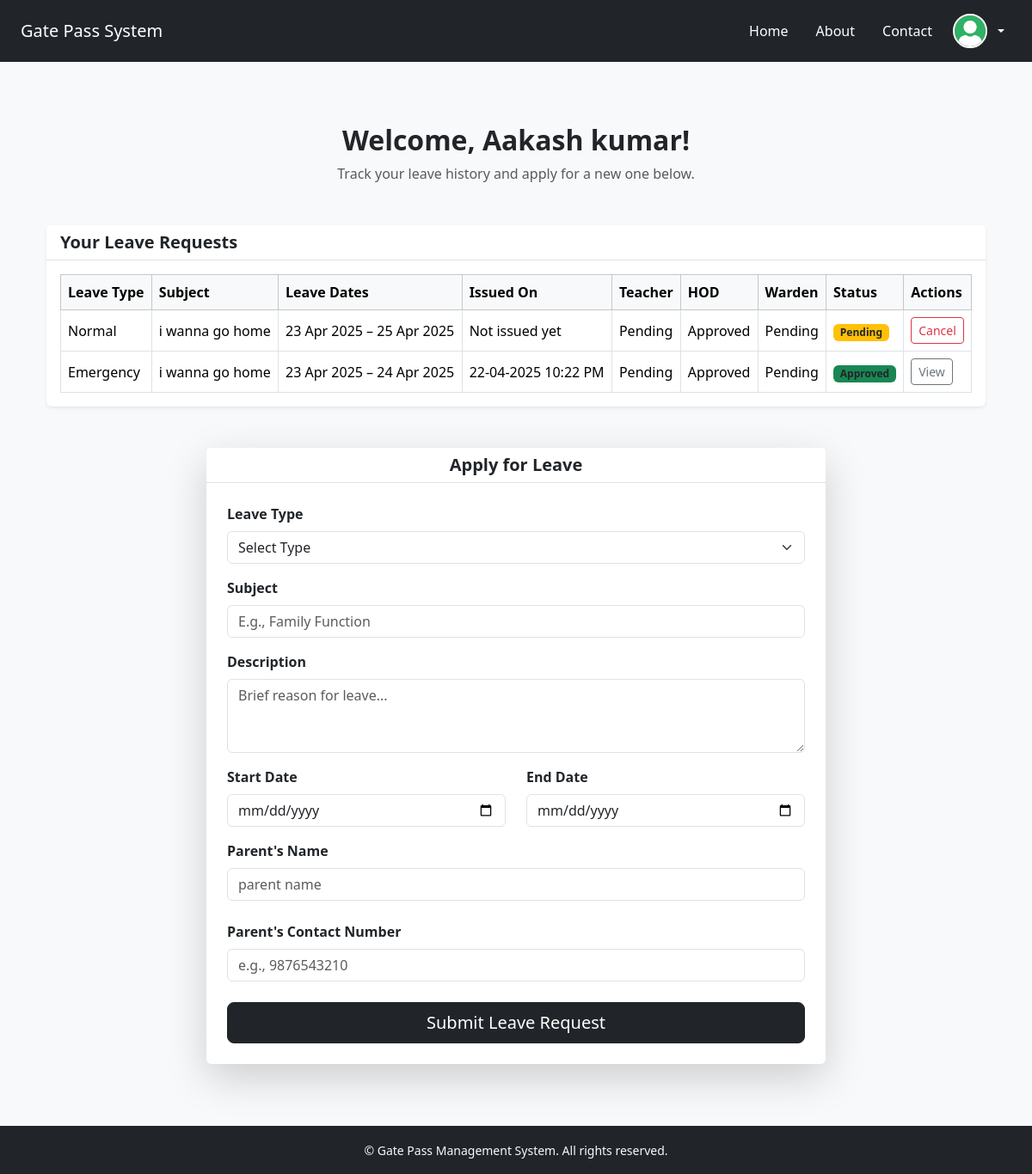
Page /student_dashboard (signed in) on the committed database.
### app/models.py (models this page shows)
class User(db.Model, UserMixin):
    id = db.Column(db.Integer, primary_key=True)
    username = db.Column(db.String(50), unique=True, nullable=False)
    email = db.Column(db.String(100), unique=True, nullable=False)
    password = db.Column(db.String(100), nullable=False)
    name = db.Column(db.String(100), nullable=False)
    dob = db.Column(db.Date)
    mobile = db.Column(db.String(15))
    usertype = db.Column(db.String(255))
    photo = db.Column(db.String(255))
    student_profile = db.relationship('Student', backref='user', uselist=False)
    faculty_profile = db.relationship('Faculty', backref='user', uselist=False)

class LeaveRequest(db.Model):
    id = db.Column(db.Integer, primary_key=True)
    student_id = db.Column(db.Integer, db.ForeignKey('student.id'), nullable=False)
    type = db.Column(db.String(50))  # e.g. Medical, Personal, etc.
    subject = db.Column(db.String(100))
    description = db.Column(db.Text)
    starting_date = db.Column(db.Date)
    ending_date = db.Column(db.Date)
    issue_date = db.Column(db.DateTime)
    parents_number = db.Column(db.String(15))
    parents_name = db.Column(db.String(100))
    approvedby_teacher = db.Column(db.String(100))
    approvedby_hod = db.Column(db.String(100))
    approvedby_warden = db.Column(db.String(100))
    final_status = db.Column(db.String(50))  # e.g. Pending, Approved, Rejected

### app/routes/student_routes.py (the view)
@stud_bp.route('/student_dashboard', methods=['GET'])
def student_dashboard():
    leave_requests = LeaveRequest.query.filter_by(student_id=current_user.student_profile.id).all()
    return render_template('dashboard/student_dashboard.html', leave_requests=leave_requests)

### app/__init__.py (called while the page is built)
@login_manager.user_loader
def load_user(user_id):
    return User.query.get(int(user_id))

### app/templates/dashboard/student_dashboard.html (shortened to what this page needs)
{% extends "base.html" %}
{% block content %}
<div class="container py-5">
  <div class="text-center mb-5">
    <h2 class="fw-bold">Welcome, {{ current_user.name }}!</h2>
    <p class="text-muted">Track your leave history and apply for a new one below.</p>
  </div>
  <div class="row justify-content-center mb-5">
    <div class="col-lg-12">
      <div class="card shadow-sm border-0">
        <div class="card-header bg-white border-bottom">
          <h5 class="mb-0 fw-semibold">Your Leave Requests</h5>
        </div>
        <div class="card-body p-3">
            {% if leave_requests %}
            <div class="table-responsive">
              <table class="table table-bordered table-hover align-middle mb-0">
                <thead class="table-light">
                  <tr>
                    <th>Leave Type</th>
                    <th>Subject</th>
                    <th>Leave Dates</th>
                    <th>Issued On</th>
                    <th>Teacher</th>
                    <th>HOD</th>
                    <th>Warden</th>
                    <th>Status</th>
                    <th>Actions</th>
                  </tr>
                </thead>
                <tbody>
                  {% for request in leave_requests %}
                  <tr>
                    <td>{{ request.type|capitalize }}</td>
                    <td>{{ request.subject }}</td>
                    <td>{{ request.starting_date.strftime('%d %b %Y') }} – {{ request.ending_date.strftime('%d %b %Y') }}</td>
                    {% if  request.issue_date %}
                      <td>{{ request.issue_date.strftime("%d-%m-%Y %I:%M %p") }} </td>
                    {% else %}
                      <td>Not issued yet</td>
                    {% endif %}
                    <td>{{ request.approvedby_teacher or "Not yet" }} </td>
                    <td>{{ request.approvedby_hod or "Not yet" }}</td>
                    <td>{{ request.approvedby_warden or "Not yet" }}</td>
                    <td>
                      {% if request.final_status.lower() == "approved" %}
                      <span class="badge bg-success text-dark">{{request.final_status}}</span>
                      {% elif request.final_status.lower() == "rejected"  %}
                      <span class="badge bg-danger text-dark">{{request.final_status}}</span>
                      {% else %}
                      <span class="badge bg-warning text-dark">{{request.final_status}}</span>
                      {% endif %}
                    </td>
                    <td>
                        {% if request.final_status == 'Pending' %}
                          <form action="{{ url_for('stud.cancel_leave', leave_id=request.id) }}" method="POST" style="display:inline;">
                            <button type="submit" class="btn btn-outline-danger btn-sm" onclick="return confirm('Are you sure you want to cancel this leave request?');">Cancel</button>
                          </form>
                        {% else %}
                          <a href="{{ url_for('stud.leave_req', leave_id=request.id) }}" class="btn btn-outline-secondary btn-sm">View</a>
                        {% endif %}
                      </td>
                  </tr>
                  {% endfor %}
                </tbody>
              </table>
            </div>
            {% else %}
              <p class="text-muted">You have not submitted any leave requests yet.</p>
            {% endif %}
          </div>
      </div>
    </div>
  </div>
  <div class="row justify-content-center">
    <div class="col-lg-8">
      <div class="card shadow-lg border-0">
        <div class="card-header bg-white border-bottom text-center">
          <h5 class="mb-0 fw-semibold">Apply for Leave</h5>
        </div>
        <div class="card-body p-4">
          <form method="POST" action="{{ url_for('stud.leave_req') }}">
            <div class="mb-3">
              <label class="form-label fw-semibold">Leave Type</label>
              <select name="leave_type" class="form-select" required>
                <option value="" disabled selected>Select Type</option>
              </select>
            </div>
            <div class="mb-3">
              <label class="form-label fw-semibold">Subject</label>
              <input type="text" name="subject" class="form-control" placeholder="E.g., Family Function" required>
            </div>
            <div class="mb-3">
              <label class="form-label fw-semibold">Description</label>
              <textarea name="description" class="form-control" rows="3" placeholder="Brief reason for leave..." required></textarea>
            </div>
            <div class="row">
              <div class="col-md-6 mb-3">
                <label class="form-label fw-semibold">Start Date</label>
                <input type="date" name="start_date" class="form-control" required>
              </div>
              <div class="col-md-6 mb-3">
                <label class="form-label fw-semibold">End Date</label>
                <input type="date" name="end_date" class="form-control" required>
              </div>
            </div>
                        <div class="mb-4">
                          <label class="form-label fw-semibold">Parent's Name</label>
                          <input type="tel" name="parent_name" class="form-control" placeholder="parent name" required>
                        </div>
            <div class="mb-4">
              <label class="form-label fw-semibold">Parent's Contact Number</label>
              <input type="tel" name="parent_contact" class="form-control" placeholder="e.g., 9876543210" required>
            </div>
            <div class="d-grid">
              <button type="submit" class="btn btn-dark btn-lg">Submit Leave Request</button>
            </div>
          </form>
        </div>
      </div>
    </div>
  </div>
</div>
{% endblock %}

### rows in the picture
User: name "Aakash kumar"
LeaveRequest: type "Normal", subject "i wanna go home", starting_date "23 Apr 2025", ending_date "25 Apr 2025", shows "Not issued yet", approvedby_teacher "Pending", approvedby_hod "Approved", approvedby_warden "Pending", final_status "Pending"
LeaveRequest: type "Emergency", subject "i wanna go home", starting_date "23 Apr 2025", ending_date "24 Apr 2025", issue_date "22-04-2025 10:22 PM", approvedby_teacher "Pending", approvedby_hod "Approved", approvedby_warden "Pending", final_status "Approved"
